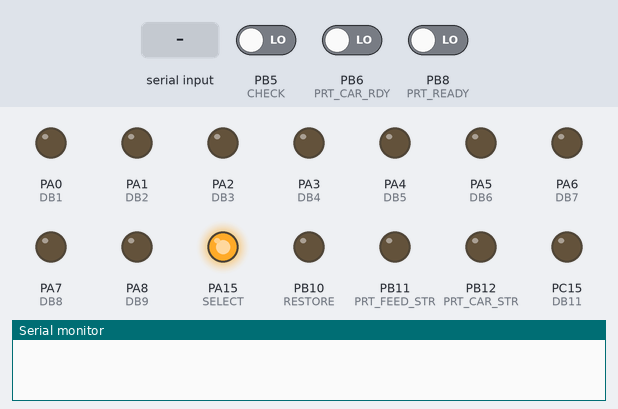
The sketch below on a simulated STM32 Blue Pill. Shown: output pins drawn as LEDs (lit = HIGH), the last lines printed to the serial monitor. Dashed ring = blinking. Inputs (shaded band) come from the test bench; at power-on: PB8 (PRT_READY) LOW, PB5 (CHECK) LOW, PB6 (PRT_CAR_RDY) LOW.

Above: at 1.3 s.
1.4 s: "+\n" received over the second serial link
At 2.55 s:
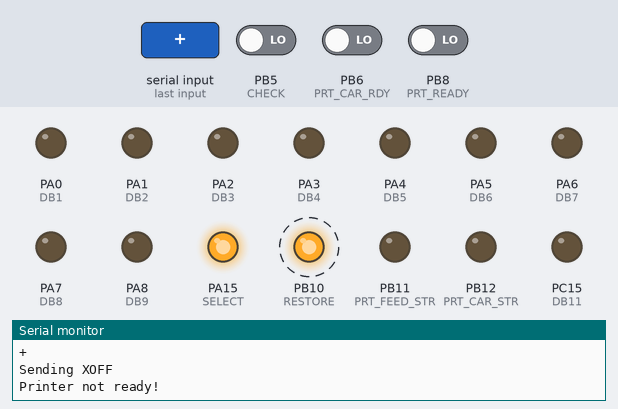
4.4 s: PB8 (PRT_READY) driven HIGH
At 6.1 s:
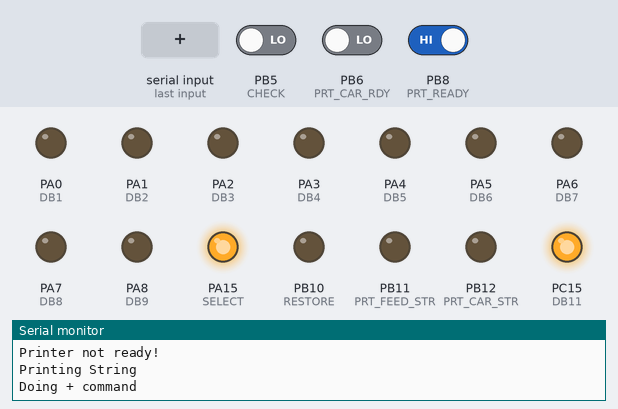
Timing chart, 0 to 7.6 s (numbered marks = the images above; inputs shaded):
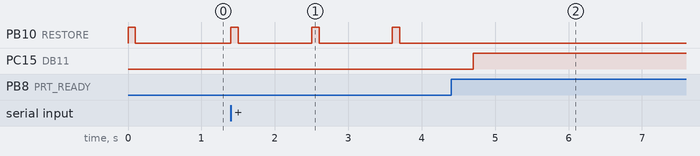

The sketch:

DiabloPrinter.ino
```cpp
#include <string.h>
#define DB1 PA0
#define DB2 PA1
#define DB3 PA2
#define DB4 PA3
#define DB5 PA4
#define DB6 PA5
#define DB7 PA6
#define DB8 PA7
#define DB9 PA8
#define DB10 PC14
#define DB11 PC15
#define DB12 PC13

#define SELECT PA15
#define RIB_LIFT PB15
#define PRT_WHL_STR PB14
#define PRT_OPT_STR PB13
#define PRT_CAR_STR PB12
#define PRT_FEED_STR PB11
#define RESTORE PB10

#define PAP_OUT PB0
#define END_OF_RIB PB1
#define COV_OPEN PB3
#define OPT_STATUS PB4
#define CHECK PB5
#define PRT_CAR_RDY PB6
#define PRT_WHL_RDY PB7
#define PRT_READY PB8
#define PRT_FEED_RDY PB9
#define CARRIAGE_LEFT 1
#define CARRIAGE_RIGHT 2
#define FEED_DOWN 3
#define FEED_UP 4


class DiabloPrinter {
    int hPos;
    int hSpace;
    int vSpace;
    int previousSpace = 0;
    void addPos (int increment) {
      hPos += increment;
    };
    int getPos () {
      return hPos;
    }
    void strobePulse (int strobe) {
      digitalWrite(strobe,HIGH);
      delay(1);
      digitalWrite(strobe,LOW);
      delay(1);
    }
    void waitReady(int ready) {
      while (digitalRead(ready) == LOW) {
        delay(1);
        //Serial.println("WaitReady!");
      }
    }
    void carriageReady() {
      //Serial.println("Carriage Ready check");
      waitReady(PRT_CAR_RDY);
    }

    void wheelReady () {
      //Serial.println("Wheel Ready check");
      waitReady(PRT_WHL_RDY);
    }

    void feedReady () {
      //Serial.println("Feed Ready check");
      waitReady(PRT_FEED_RDY);
    }
    void outputDatabits(int bits) {
      digitalWrite(DB1, (bits & (1<<0))?HIGH:LOW);
      digitalWrite(DB2, (bits & (1<<1))?HIGH:LOW);
      digitalWrite(DB3, (bits & (1<<2))?HIGH:LOW);
      digitalWrite(DB4, (bits & (1<<3))?HIGH:LOW);
      digitalWrite(DB5, (bits & (1<<4))?HIGH:LOW);
      digitalWrite(DB6, (bits & (1<<5))?HIGH:LOW);
      digitalWrite(DB7, (bits & (1<<6))?HIGH:LOW);
      digitalWrite(DB8, (bits & (1<<7))?HIGH:LOW);
      digitalWrite(DB9, (bits & (1<<8))?HIGH:LOW);
      digitalWrite(DB10,(bits & (1<<9))?HIGH:LOW);
      digitalWrite(DB11,(bits & (1<<10))?HIGH:LOW);
      digitalWrite(DB12,(bits & (1<<11))?HIGH:LOW);
    }
    void sendCommand(int strobe, int ready, int value) {
      outputDatabits(value);
      strobePulse(strobe);
      waitReady(ready);
    }
    void sendCommandNoWait(int strobe, int value) {
      outputDatabits(value);
      strobePulse(strobe);
    }
  public:
  // direction true = left
  // direction false = right
    void moveCarriage (int direction, int value) {
      int tmp = value >> 1;
      //tmp=100;
      tmp |= ((value&0x01)<<11);
      tmp |= ((direction==CARRIAGE_LEFT?1:0)<<10);
      sendCommandNoWait(PRT_CAR_STR, tmp);
    }
    void printChar  (char ch) {
      if (ch == ' ') {
        previousSpace++;
      } else {
        moveCarriage(CARRIAGE_RIGHT, hSpace * (1 + previousSpace));
        addPos(hSpace * (1 + previousSpace));
        previousSpace=0;
        sendCommandNoWait(PRT_WHL_STR, ch);
        wheelReady();
      }

    };
    //void printString (String str){
    //  printString(str.c_str());
    //};
    void printString (const char * str){
      int i;
      for (i=0; i< strlen(str); i++) {
        printChar(str[i]);
      }
    };
    void restore () {
      // send restore pulse
      digitalWrite(RESTORE, HIGH);
      delay(100);
      digitalWrite(RESTORE, LOW);
    };
    void feed(int direction, int distance) {
      int tmp = distance;
      tmp |= ((direction == FEED_DOWN)?0:1<<10);
      sendCommand(PRT_FEED_STR, PRT_FEED_RDY,tmp);
    }
    void lineFeed () {
      feed(FEED_DOWN, vSpace);
    };
    void formFeed () {
      int i;
      for (i=1; i<10; i++) {
        lineFeed();
      }
    }
    void carriageReturn () {
      moveCarriage(CARRIAGE_LEFT,getPos());
      carriageReady();
      hPos=0;
      previousSpace=0;
    };

    bool checkPrinter () {
      if (digitalRead(CHECK)==HIGH) {
        return true;
      }
      if (digitalRead(PRT_READY)==LOW) {
        return true;
      }
      return false;
    }
    DiabloPrinter (int hs = 12, int vs = 8) {
      pinMode(DB1,OUTPUT);
      pinMode(DB2,OUTPUT);
      pinMode(DB3,OUTPUT);
      pinMode(DB4,OUTPUT);
      pinMode(DB5,OUTPUT);
      pinMode(DB6,OUTPUT);
      pinMode(DB7,OUTPUT);
      pinMode(DB8,OUTPUT);
      pinMode(DB9,OUTPUT);
      pinMode(DB10,OUTPUT);
      pinMode(DB11,OUTPUT);
      pinMode(DB12,OUTPUT);
      pinMode(SELECT,OUTPUT);
      pinMode(PAP_OUT,INPUT);
      pinMode(END_OF_RIB,INPUT);
      pinMode(COV_OPEN,INPUT);
      pinMode(OPT_STATUS,INPUT);
      pinMode(CHECK,INPUT);
      pinMode(PRT_CAR_RDY,INPUT);
      pinMode(PRT_WHL_RDY,INPUT);
      pinMode(PRT_READY,INPUT);
      pinMode(PRT_FEED_RDY,INPUT);
      pinMode(RESTORE,OUTPUT);
      pinMode(PRT_FEED_STR,OUTPUT);
      pinMode(PRT_CAR_STR,OUTPUT);
      pinMode(PRT_OPT_STR,OUTPUT);
      pinMode(PRT_WHL_STR,OUTPUT);
      pinMode(RIB_LIFT,OUTPUT);

      // Set all outputs to sensible values.
      digitalWrite(DB1,LOW);
      digitalWrite(DB2,LOW);
      digitalWrite(DB3,LOW);
      digitalWrite(DB4,LOW);
      digitalWrite(DB5,LOW);
      digitalWrite(DB6,LOW);
      digitalWrite(DB7,LOW);
      digitalWrite(DB8,LOW);
      digitalWrite(DB9,LOW);
      digitalWrite(DB10,LOW);
      digitalWrite(DB11,LOW);
      digitalWrite(DB12,LOW);

      digitalWrite(RESTORE,LOW);
      digitalWrite(PRT_FEED_STR,LOW);
      digitalWrite(PRT_CAR_STR,LOW);
      digitalWrite(PRT_OPT_STR,LOW);
      digitalWrite(PRT_WHL_STR,LOW);

      // Set ribbon up!
      digitalWrite(RIB_LIFT,HIGH);

      // Select the printer
      digitalWrite(SELECT, HIGH);
      hSpace = hs;
      vSpace = vs;
      hPos=0;
      restore();
    }
};

DiabloPrinter * dp;
String readString;
bool previousCharIsCR;

void printLine(const char * str) {
  while (dp->checkPrinter()) {
        dp->restore();
        delay(1000);
        Serial.println("Printer not ready!");
      }
      Serial.println("Printing String");
      dp->printString(str);
      Serial.println("DOing CR");
      dp->carriageReturn();
      Serial.println("LF");
      dp->lineFeed();
}


void setup() {
  int i;
  afio_cfg_debug_ports(AFIO_DEBUG_SW_ONLY);
  Serial1.begin(19200);
  // put your setup code here, to run once:
  previousCharIsCR = false;
  dp = new DiabloPrinter();
  //for (i=1; i<10; i++) {
  //  printLine("www.datormuseum.se ABCDEFGHIJKLMNOPQRSTUVWXYZabcdefghijklmnopqrstuvwxyz");
  //}
}

void loop() {
  // put your main code here, to run repeatedly:


  char c;
  bool cr = false;
  int arg=0;

  if(Serial1.available()>0) {
    c = Serial1.read();
    if (c == '\r') {
      cr = true;
      previousCharIsCR = true;
    } else if (c == '\n') {
      if (!previousCharIsCR) {
        cr = true;
      }
      previousCharIsCR = false;
    }
    else if ((c>31) && (c<128)){
      readString.concat(c);
      previousCharIsCR = false;
    }
      Serial.write(c);
    }
    if (cr) {
      Serial1.write(19);
      Serial.println("");
      Serial.println("Sending XOFF");
      while (dp->checkPrinter()) {
        dp->restore();
        delay(1000);
        Serial.println("Printer not ready!");
      }
      Serial.println("Printing String");
      switch (readString.c_str()[0]) {
        case ' ':
          Serial.println("Doing space command");
          dp->lineFeed();
          break;
        case '+':
          Serial.println("Doing + command");
          break;
        case '1':
          Serial.println("Doing 1 command");
          dp->formFeed();
          break;
        case '0':
          Serial.println("Doing 0 command");
          dp->lineFeed();
          dp->lineFeed();
          break;
        case '-':
          Serial.println("Doing - command");
          dp->lineFeed();
          dp->lineFeed();
          dp->lineFeed();
          break;
        default:
          Serial.print("Doing default : ");
          Serial.write(readString.c_str()[0]);
          Serial.println("");
      }
      dp->carriageReturn();
      dp->printString((readString.c_str()+1));
      cr = false;
      readString = "";
      Serial1.write(17);
      Serial.println("Sending XON");
    }
}
```

Measured:
- after the input at 1.4 s, PB10 (RESTORE): alternates HIGH for 0.10 s and LOW for 1.0 s, starting at once
- after the input at 4.4 s, PB10 (RESTORE): stops changing and stays LOW; PC15 (DB11): LOW → HIGH after 0.30 s
